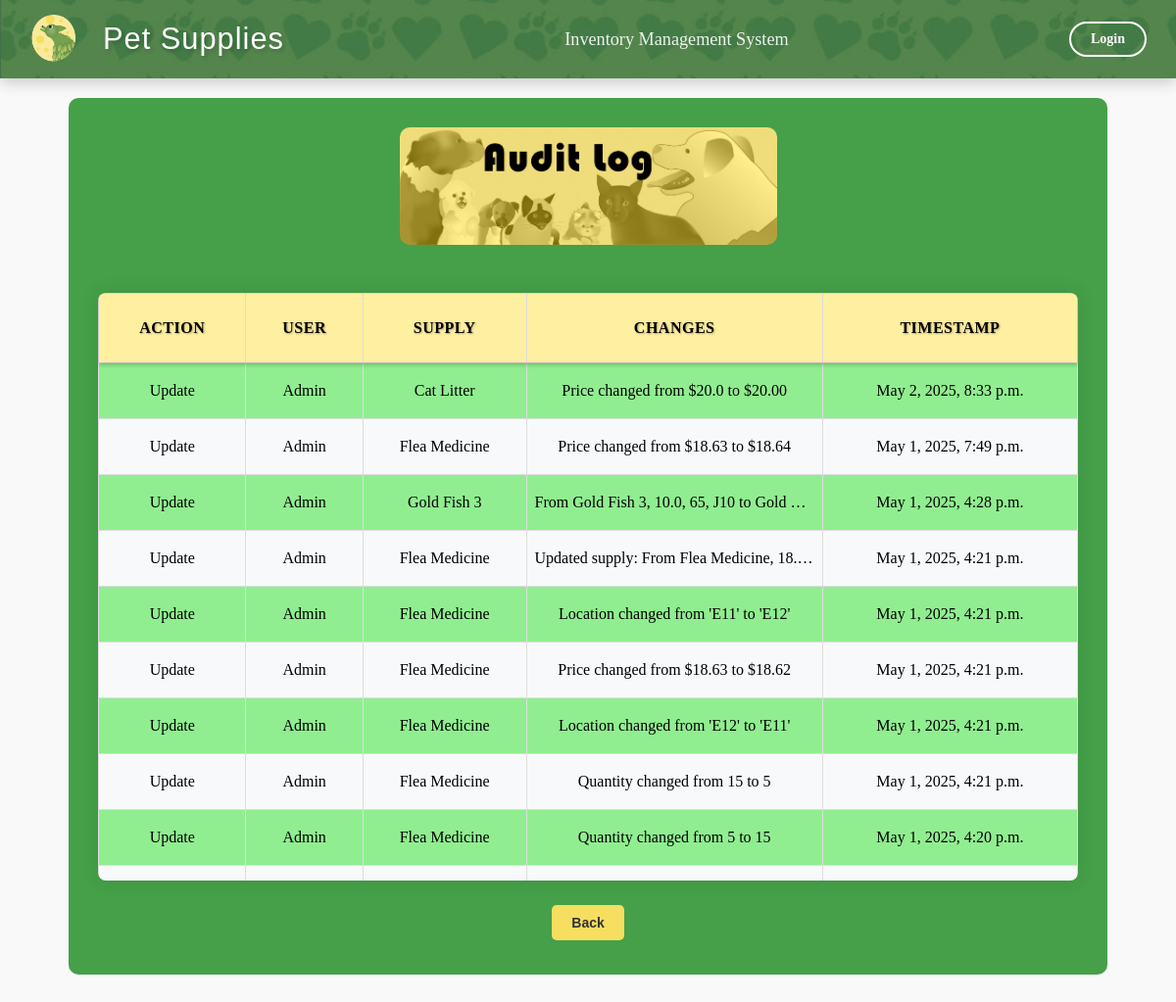
The app's page /audit-log/, older data.
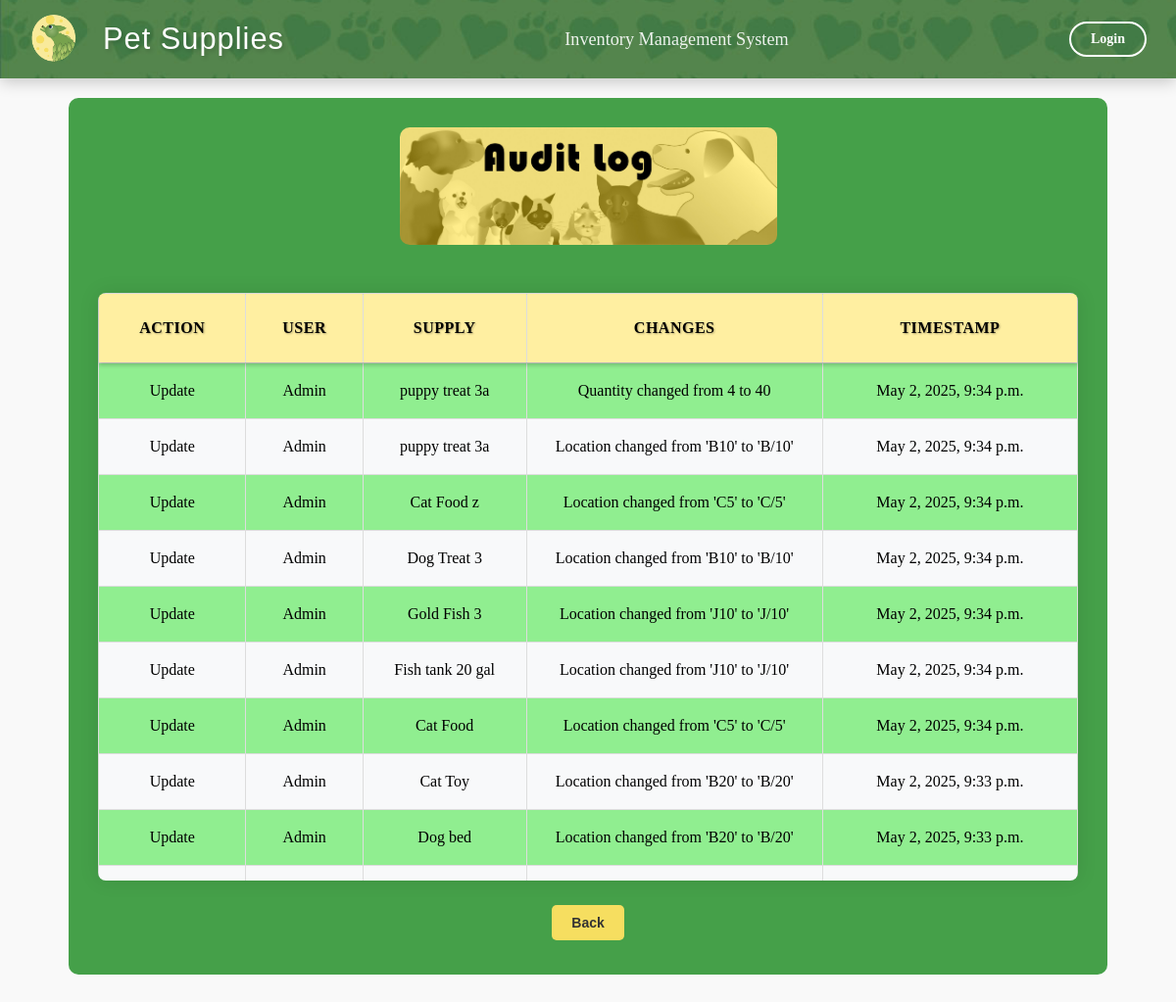
The same page, newer data.
### inventory/models.py (models this page shows, shortened)
class AuditLog(models.Model):
    ACTION_CHOICES = (
        ('CREATE', 'Create'),
        ('UPDATE', 'Update'),
        ('DELETE', 'Delete'),
    )
    user = models.ForeignKey(User, on_delete=models.SET_NULL, null=True)  # Track the user making the change
    action = models.CharField(max_length=10, choices=ACTION_CHOICES)  # The type of action (CREATE, UPDATE, DELETE)
    supply = models.ForeignKey(Supply, on_delete=models.CASCADE)  # Link to the supply that was changed
    changes = models.TextField()  # Description of what was changed
    timestamp = models.DateTimeField(auto_now_add=True)  # When the change was made

class Supply(models.Model):
    name = models.CharField(max_length=255, primary_key=True)
    price = models.FloatField()
    quantity = models.IntegerField()
    location = models.CharField(max_length=255)
    reorder_point = models.PositiveIntegerField(default=5)
    deleted = models.BooleanField(default=False)

### inventory/views.py (the view)
# urls.py: path('audit-log/', views.audit_log, name='audit_log'),
def audit_log(request):
    logs = AuditLog.objects.all().order_by('-timestamp')
    return render(request, 'inventory/audit_log.html', {'logs': logs})

### inventory/templates/inventory/audit_log.html (shortened to what this page needs)
{% extends 'inventory/base.html' %}
{% load static %}
{% block content %}
<center>
<div class="conmain">
    <center>
        <img src="{% static 'icons/BannerAuL.jpg' %}" alt="audit_banner" class="login-image">
    </center>
    <div class="table-container">
        <table border="1" class="data_tab">
            <thead>
                <tr>
                    <th>Action</th>
                    <th>User</th>
                    <th>Supply</th>
                    <th>Changes</th>
                    <th>Timestamp</th>
                </tr>
            </thead>
            <tbody>
                {% for log in logs %}
                <tr>
                    <td>{{ log.get_action_display }}</td>
                    <td>{{ log.user.username }}</td>
                    <td>{{ log.supply.name }}</td>
                    <td class="changes">{{ log.changes }}</td>
                    <td>{{ log.timestamp }}</td>
                </tr>
                {% endfor %}
            </tbody>
        </table>
    </div>
    <center>
        <a href="{% url 'index' %}">
            <button type="button" class="back-button">Back</button>
        </a>
    </center>
</div>
</div>
{% endblock %}

Row changes from the older to the newer data that the page shows:
no longer on this page (row unchanged): AuditLog: action "Update", user.username "Admin", supply.name "Cat Litter", changes "Price changed from $20.0 to $20.00", timestamp "May 2, 2025, 8:33 p.m."
no longer on this page (row unchanged): AuditLog: action "Update", user.username "Admin", supply.name "Flea Medicine", changes "Price changed from $18.63 to $18.64", timestamp "May 1, 2025, 7:49 p.m."
no longer on this page (row unchanged): AuditLog: action "Update", user.username "Admin", supply.name "Gold Fish 3", changes "From Gold Fish 3, 10.0, 65, J10 to Gold…", timestamp "May 1, 2025, 4:28 p.m."
no longer on this page (row unchanged): AuditLog: action "Update", user.username "Admin", supply.name "Flea Medicine", changes "Updated supply: From Flea Medicine, 18.…", timestamp "May 1, 2025, 4:21 p.m."
no longer on this page (row unchanged): AuditLog: action "Update", user.username "Admin", supply.name "Flea Medicine", changes "Location changed from 'E11' to 'E12'", timestamp "May 1, 2025, 4:21 p.m."
no longer on this page (row unchanged): AuditLog: action "Update", user.username "Admin", supply.name "Flea Medicine", changes "Price changed from $18.63 to $18.62", timestamp "May 1, 2025, 4:21 p.m."
no longer on this page (row unchanged): AuditLog: action "Update", user.username "Admin", supply.name "Flea Medicine", changes "Location changed from 'E12' to 'E11'", timestamp "May 1, 2025, 4:21 p.m."
no longer on this page (row unchanged): AuditLog: action "Update", user.username "Admin", supply.name "Flea Medicine", changes "Quantity changed from 15 to 5", timestamp "May 1, 2025, 4:21 p.m."
no longer on this page (row unchanged): AuditLog: action "Update", user.username "Admin", supply.name "Flea Medicine", changes "Quantity changed from 5 to 15", timestamp "May 1, 2025, 4:20 p.m."
added AuditLog: action "Update", user.username "Admin", supply.name "puppy treat 3a", changes "Quantity changed from 4 to 40", timestamp "May 2, 2025, 9:34 p.m."
added AuditLog: action "Update", user.username "Admin", supply.name "puppy treat 3a", changes "Location changed from 'B10' to 'B/10'", timestamp "May 2, 2025, 9:34 p.m."
added AuditLog: action "Update", user.username "Admin", supply.name "Cat Food z", changes "Location changed from 'C5' to 'C/5'", timestamp "May 2, 2025, 9:34 p.m."
added AuditLog: action "Update", user.username "Admin", supply.name "Dog Treat 3", changes "Location changed from 'B10' to 'B/10'", timestamp "May 2, 2025, 9:34 p.m."
added AuditLog: action "Update", user.username "Admin", supply.name "Gold Fish 3", changes "Location changed from 'J10' to 'J/10'", timestamp "May 2, 2025, 9:34 p.m."
added AuditLog: action "Update", user.username "Admin", supply.name "Fish tank 20 gal", changes "Location changed from 'J10' to 'J/10'", timestamp "May 2, 2025, 9:34 p.m."
added AuditLog: action "Update", user.username "Admin", supply.name "Cat Food", changes "Location changed from 'C5' to 'C/5'", timestamp "May 2, 2025, 9:34 p.m."
added AuditLog: action "Update", user.username "Admin", supply.name "Cat Toy", changes "Location changed from 'B20' to 'B/20'", timestamp "May 2, 2025, 9:33 p.m."
added AuditLog: action "Update", user.username "Admin", supply.name "Dog bed", changes "Location changed from 'B20' to 'B/20'", timestamp "May 2, 2025, 9:33 p.m."
